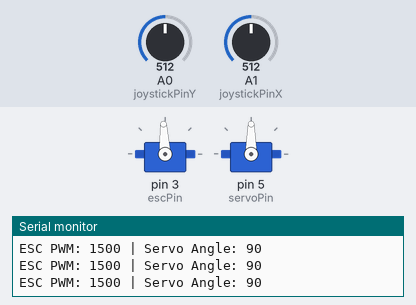
Bench run of a sketch on a simulated Arduino Uno, built with avr-gcc and run on an emulated ATmega328P. On the bench: 2 × servo, the last lines printed to the serial monitor. The inputs (shaded band) are chosen by the test bench; at power-on: A0 (joystickPinY) = 512, A1 (joystickPinX) = 512.

Above: at 1.2 s.
1.3 s: A0 (joystickPinY) set to 716
At 1.7 s:
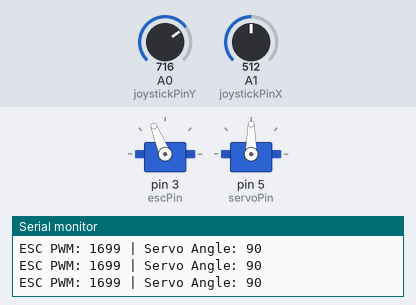
2.8 s: A1 (joystickPinX) set to 716
At 3.4 s:
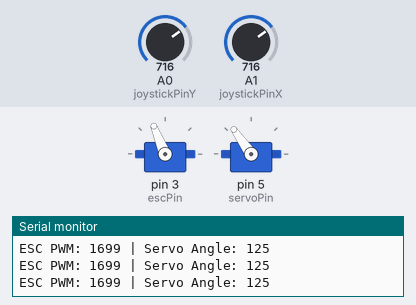
4.3 s: A1 (joystickPinX) set to 579
At 5.1 s:
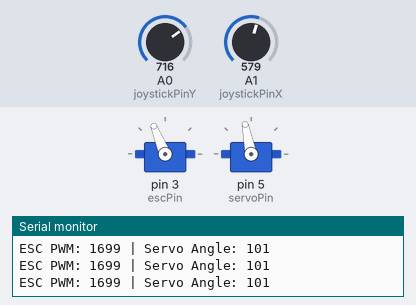
5.8 s: A1 (joystickPinX) set to 560
At 6.8 s:
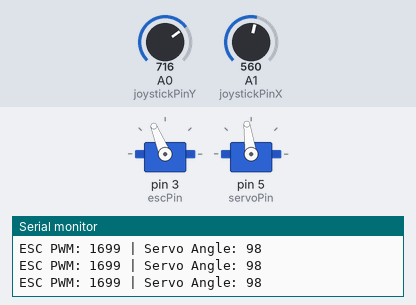
8.8 s: A0 (joystickPinY) set to 900
At 10.0 s:
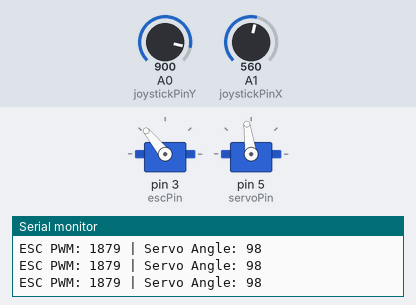
10.3 s: A0 (joystickPinY) set to 1023
At 11.7 s:
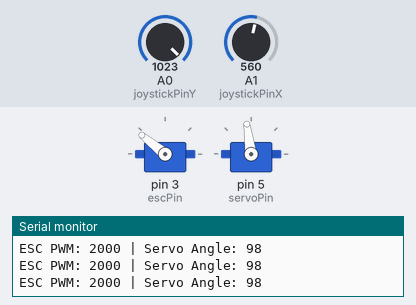
Timing chart, 0 to 12.8 s (numbered marks = the images above; inputs shaded):
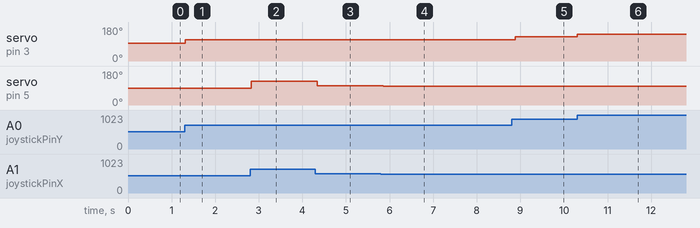

The sketch:

BLDC_and_servo_control_using_arduino_nano.ino
```cpp
#include <Servo.h>

int joystickPinY = A0; // Joystick pin for ESC
int joystickPinX = A1; // Joystick pin for servo
int escPin = 3;        // ESC connected to PWM pin
int servoPin = 5;      // Servo connected to PWM pin

Servo escMotor;
Servo servoMotor;

void setup() {
  escMotor.attach(escPin);      // Attach ESC to its pin
  servoMotor.attach(servoPin);  // Attach Servo to its pin
  Serial.begin(9600);           // Start serial monitor for debugging
}

void loop() {
  // Read joystick positions
  int joystickYValue = analogRead(joystickPinY);
  int joystickXValue = analogRead(joystickPinX);

  // Map joystick values
  int pwmYValue = map(joystickYValue, 0, 1023, 1000, 2000); // ESC range
  int pwmXValue = map(joystickXValue, 0, 1023, 0, 180);     // Servo range

  // Update ESC and Servo signals
  escMotor.writeMicroseconds(pwmYValue);
  servoMotor.write(pwmXValue);

  // Debugging outputs
  Serial.print("ESC PWM: ");
  Serial.print(pwmYValue);
  Serial.print(" | Servo Angle: ");
  Serial.println(pwmXValue);

  delay(100); // Small delay to avoid overloading the loop
}
```

Measured:
- after the input at 1.3 s, servo on pin 3 (escPin): 93° → 112° at once
- after the input at 2.8 s, servo on pin 5 (servoPin): 90° → 125° at once
- after the input at 4.3 s, servo on pin 5 (servoPin): 125° → 101° at once
- after the input at 5.8 s, servo on pin 5 (servoPin): 101° → 98° after 0.06 s
- after the input at 8.8 s, servo on pin 3 (escPin): 112° → 129° after 0.09 s
- after the input at 10.3 s, servo on pin 3 (escPin): 129° → 141° at once
